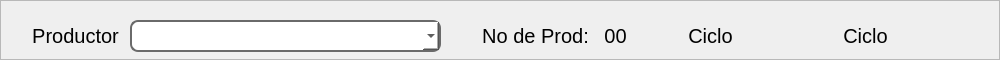
      <widget class="QFrame" name="frame_5">
       <property name="geometry">
        <rect>
         <x>190</x>
         <y>40</y>
         <width>1000</width>
         <height>60</height>
        </rect>
       </property>
       <property name="frameShape">
        <enum>QFrame::StyledPanel</enum>
       </property>
       <property name="frameShadow">
        <enum>QFrame::Raised</enum>
       </property>
       <widget class="QComboBox" name="Liq_Prod_CB">
        <property name="geometry">
         <rect>
          <x>130</x>
          <y>20</y>
          <width>311</width>
          <height>32</height>
         </rect>
        </property>
        <property name="styleSheet">
         <string notr="true">font: 16pt &quot;Bahnschrift&quot;;
border-width:2px;
border-color:rgb(106, 106, 106);
border-style:solid;
border-radius:8px;
background:white;</string>
        </property>
       </widget>
       <widget class="QLabel" name="Liq_Prod">
        <property name="geometry">
         <rect>
          <x>20</x>
          <y>20</y>
          <width>111</width>
          <height>31</height>
         </rect>
        </property>
        <property name="styleSheet">
         <string notr="true">font:20px;
border-radius:0px;
background:transparent;
border-color: rgb(237, 237, 237);</string>
        </property>
        <property name="text">
         <string>Productor</string>
        </property>
        <property name="alignment">
         <set>Qt::AlignCenter</set>
        </property>
       </widget>
       <widget class="QLabel" name="Liq_NoProd">
        <property name="geometry">
         <rect>
          <x>470</x>
          <y>20</y>
          <width>131</width>
          <height>31</height>
         </rect>
        </property>
        <property name="styleSheet">
         <string notr="true">font:20px;
border-radius:0px;
background:transparent;
border-color: rgb(237, 237, 237);</string>
        </property>
        <property name="text">
         <string>No de Prod:</string>
        </property>
        <property name="alignment">
         <set>Qt::AlignCenter</set>
        </property>
       </widget>
       <widget class="QLabel" name="Liq_NoProd_Num">
        <property name="geometry">
         <rect>
          <x>590</x>
          <y>20</y>
          <width>51</width>
          <height>31</height>
         </rect>
        </property>
        <property name="styleSheet">
         <string notr="true">font:20px;
border-radius:0px;
background:transparent;
border-color: rgb(237, 237, 237);</string>
        </property>
        <property name="text">
         <string>00</string>
        </property>
        <property name="alignment">
         <set>Qt::AlignCenter</set>
        </property>
       </widget>
       <widget class="QLabel" name="Liq_Ciclo">
        <property name="geometry">
         <rect>
          <x>670</x>
          <y>20</y>
          <width>81</width>
          <height>31</height>
         </rect>
        </property>
        <property name="styleSheet">
         <string notr="true">font:20px;
border-radius:0px;
background:transparent;
border-color: rgb(237, 237, 237);</string>
        </property>
        <property name="text">
         <string>Ciclo</string>
        </property>
        <property name="alignment">
         <set>Qt::AlignCenter</set>
        </property>
       </widget>
       <widget class="QLabel" name="Liq_Ciclo_edit">
        <property name="geometry">
         <rect>
          <x>760</x>
          <y>20</y>
          <width>211</width>
          <height>31</height>
         </rect>
        </property>
        <property name="styleSheet">
         <string notr="true">font:20px;
border-radius:0px;
background:transparent;
border-color: rgb(237, 237, 237);</string>
        </property>
        <property name="text">
         <string>Ciclo</string>
        </property>
        <property name="alignment">
         <set>Qt::AlignCenter</set>
        </property>
       </widget>
      </widget>
